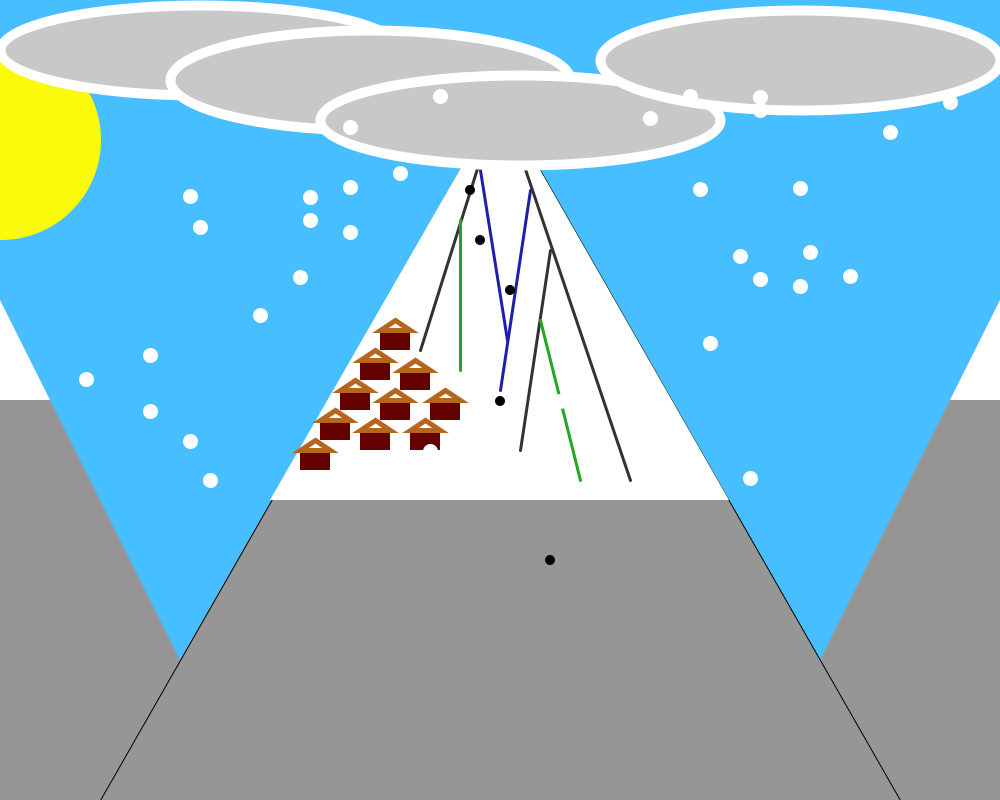
Frame 1 (no input)
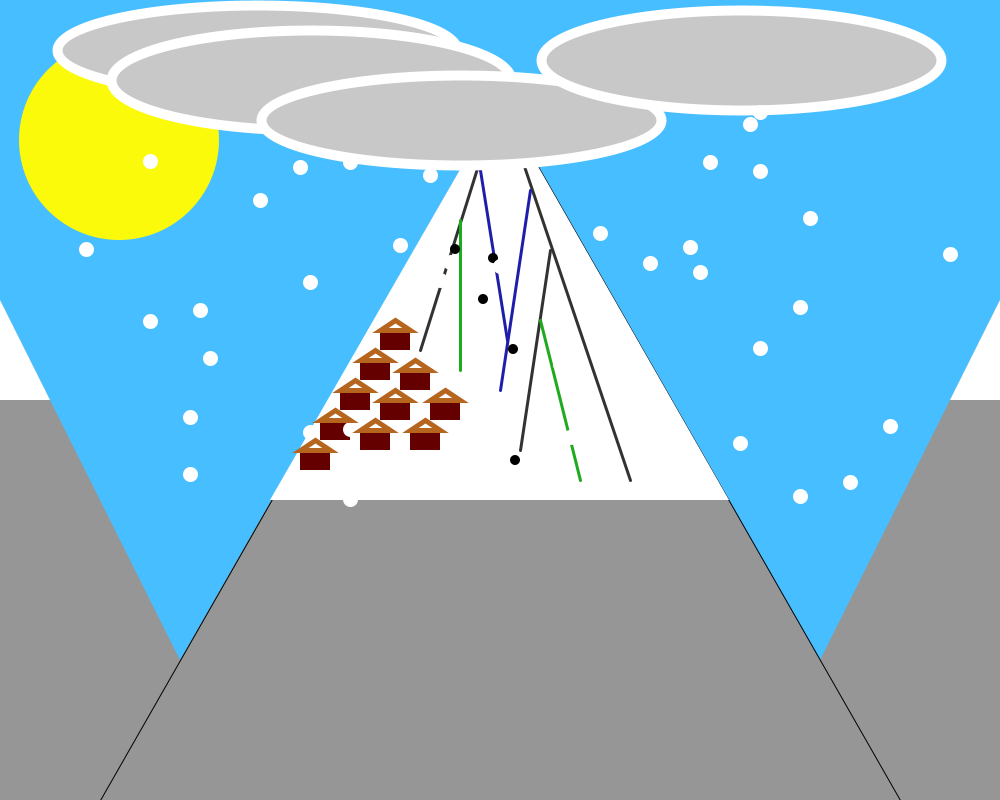
Frame 60 (the mouse pressed at the canvas centre just before this capture)
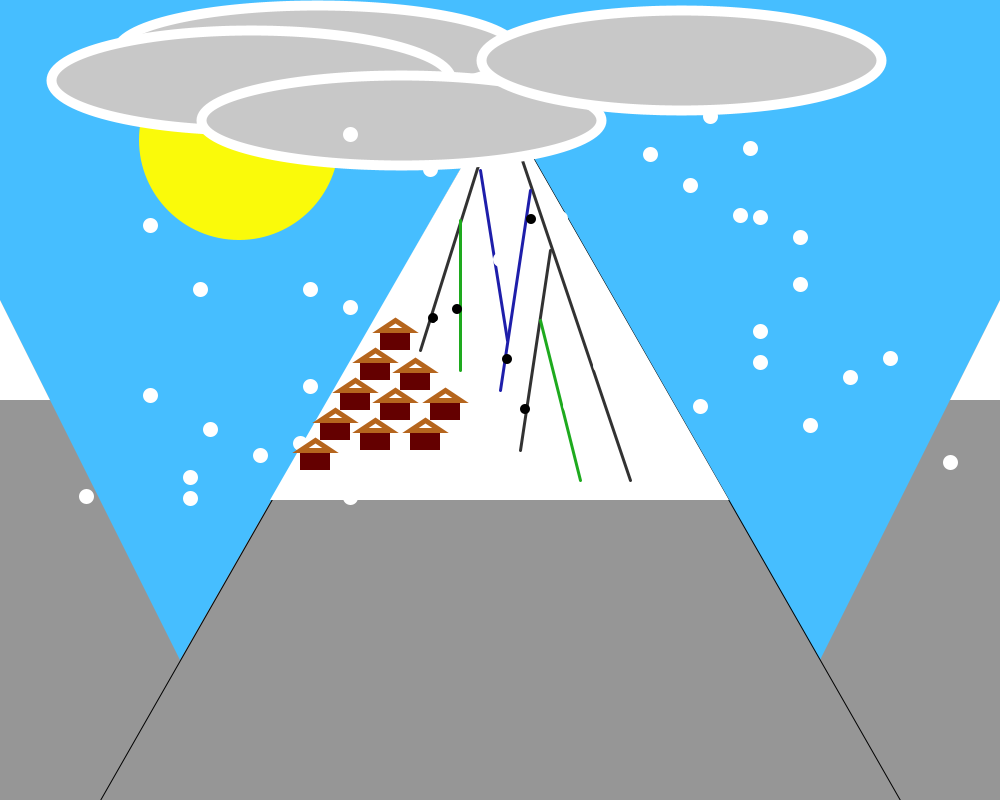
Frame 120 (the mouse held since frame 60 and released just before this capture)

The Processing sketch that drew these frames (run headless with seeded random() and noise(); from frame 60 on, the mouse is pressed at the canvas centre):

// Processing sketch: Zach_Hornfeld_Semester_1_Final_Project_FINAL_VERSION_
// ── Zach_Hornfeld_Semester_1_Final_Project_FINAL_VERSION_.pde
/*
Zach Hornfeld
6/28/22
IntroCS Summer 2022
Description: A singular mountain with the sun rising and setting from one side to the 
other. When the sun sets, the background fades toblack and the moon appears. All 
the while there is an intense, never-ending snowstorm wreaking havoc on a 
small alpine village. Through this erratic weather, there are still some 
crazy skiers and snowboarders out on the slopes, zigzaging in a cool way.

What I learned: I learned quite a bit throughout the process of creating this animation.
For starters, I became much more apt at using if statements and including variables in 
lines of code. One of the main challenges I faced was creating the skiers. I had no idea 
where to begin animating them, but in the end, my solution was to create a pattern of 
oscillating motion while the individual dots moved down at the same rate, but from
different starting points. I also liked how the random Y value generation of snow added 
to the chaos that is often experienced in a snowstorm.

How I could have taken this further: I was given the idea to make the moon move across
the screen the same way the sun did. I thought this was a great idea, though, in the 
end, I had to work out some other bugs in my code, and was not able to do this in time.
I also tried to add a sound effect of wind whipping, though I wasn't able to do this.
Overall, I had a lot of fun with this project, and look forward to making other similar
animations in the future.
*/

int xPos=1;
int xDir=2;
int yPos=1;
int yDir=2;
int cPos=200;
int cDir=-1;
int fPos=370;
int fDir=-1;
int rPos=520;
int rDir=-1;
int kDir=-1;
int kPos=800;

float circleY = 401;
float circleY2 = 240;
float circleY3 = 290;
float circleY4 = 190;
float circleY5 = 560;
float speedY = 1;
float x = 1;
float skiX = 500;
float skiidX=1;
float skiX2=480;
float skiidX2=1;
float skiX3=510;
float skiidX3=1;
float skiX4 = 470;
float skiidX4 = 1;
float skiX5 = 550;
float skiidX5 = 1;



void setup() {
  size(1000,800);
  background(70, 190, 260);

}

void draw() {

background(70, 190, 260);
  fill(250, 250, 10);
noStroke();
ellipse(xPos, 140, 200, 200); //Sun
xPos=xPos+xDir;
  if (xPos>width+1000)
  {
    xPos = -200;
  }               //Responsible for the sun's movement across the sky

 if (xPos>width+100)
 {
   background(0);
     fill(255);
   circle(220, 250, 200);
  fill(0);
   circle(170, 250, 200);
 }               //Says that if the sun is not shown in the frame, then the background turns dark
  if (xPos>800 && xPos<1100)
  {
    background(#fd5e53);
    fill(250, 250, 10);
    ellipse(xPos, 140, 200, 200); //The sunset (background becomes salmon orange/pink
xPos=xPos+xDir;
  }
 

fill(150, 150, 150);
noStroke();
triangle(200, 700, 0, 300, 0, 1000); //Background(left) mountain
triangle(800, 700, 1000, 300, 1000,1000); //Background(right) mountain
strokeWeight(1);
stroke(0);
triangle(100, 800, 500, 100, 900, 800); //The mountain itself



fill(255);
noStroke();
triangle(270, 500, 500, 100, 729, 500); //The mountain's snow cap
triangle(0, 300, 50, 400, 0, 400); //Left mountain snow cap
triangle(1000,300,950,400,1000,400); //Right mountain snow cap

fill(50,50,50);
strokeWeight(3);
stroke(50,50,50);
line(420, 350, 500, 95);
line(630, 480, 500, 95);
line(520, 450, 550, 250); //Black  trails

fill(30,170,30);
stroke(30,170,30);
line(580, 480, 540, 320);
line(460,370,460, 220); //Green trails

fill(30,30,170);
stroke(30,30,170);
line(500, 390, 530, 190);
line(507, 340, 480, 170); //Blue trails

fill(200,200,200);
stroke(255,255,255);
strokeWeight(10);
ellipse(cPos, 50, 400, 90); //Top left cloud
 cPos=cPos+cDir;
  if (cPos>width-200 || cPos<200)
  {
    cDir=-cDir;
  }
ellipse(fPos, 80, 400, 100); //Bottom left cloud
 fPos=fPos+fDir;
  if (fPos>width-200 || fPos<200)
  {
    fDir=-fDir;
  }
ellipse(rPos, 120, 400, 90); //Bottom right cloud
 rPos=rPos+rDir;
  if (rPos>width-200 || rPos<200)
  {
    rDir=-rDir;
  }
ellipse(kPos, 60, 400, 100); //Top right cloud
 kPos=kPos+kDir;
  if (kPos>width-200 || kPos<200)
  {
    kDir=-kDir;
  }



fill(100,00,00);
noStroke();
rect(360, 430, 30, 20);
rect(320, 420, 30, 20);
rect(300, 450, 30, 20);
rect(340, 390, 30, 20);
rect(360, 360, 30, 20);
rect(380, 330, 30, 20);
rect(400, 370, 30, 20);
rect(380, 400, 30, 20);
rect(410, 430, 30, 20);
rect(430, 400, 30, 20); //Slopeside houses 




fill(0);
noStroke();

circle(skiX, circleY, 10); //skier 1
 skiX = skiX + skiidX;
  
  if(skiX > 530) {
    skiidX = -abs(skiidX); 
  }
  if(skiX < 510) {
    skiidX = abs(skiidX); //Lets the skier move side to side
  }

  circleY = circleY + speedY;
  
  if(circleY > 500) {
    circleY = 200; 
  }
  if(circleY < 200) {
    speedY = abs(speedY); //These if statements set the range that the skier can travel down the slope before teleporting back to the top
  }


circle(skiX2, circleY2, 10); //skier2

skiX2 = skiX2 + skiidX2;
  
  if(skiX2 > 510) {
    skiidX2 = -abs(skiidX2); 
  }
  if(skiX2 < 470) 
  {
    skiidX2 = abs(skiidX2); //Lets the skier move side to side
  }

circleY2 = circleY2 + speedY;

 if(circleY2 > 500) 
 {
    circleY2 = 200; 
  }
  if(circleY2 < 200) {
    speedY = abs(speedY); //These if statements set the range that the second skier can travel down the mountain.
  }

circle(skiX3, circleY3, 10); //skier 3

skiX3 = skiX3 + skiidX3;
  
  if(skiX3 > 540) {
    skiidX3 = -abs(skiidX3); 
  }
  if(skiX3 < 490) 
  {
    skiidX3 = abs(skiidX3); //Lets the skier move side to side
  }

circleY3 = circleY3 + speedY;
 if(circleY3 > 500) 
 {
    circleY3 = 200; 
  }
  if(circleY3 < 200) {
    speedY = abs(speedY); //Lets the skier move down the mountain then teleport back to the top.
  }

circle(skiX4, circleY4, 10); //skier 4

skiX4 = skiX4 + skiidX4;
  
  if(skiX4 > 485) {
    skiidX4 = -abs(skiidX4); 
  }
  if(skiX4 < 450) 
  {
    skiidX4 = abs(skiidX4); //Lets the skier move side to side
  }

circleY4 = circleY4 + speedY;
 if(circleY4 > 500) 
 {
    circleY4 = 200; 
  }
  if(circleY4 < 200) {
    speedY = abs(speedY); //Lets the skier move down the mountain then teleport back to the starting location.
  }



circle(skiX5, circleY5, 10); //skier 5

skiX5 = skiX5 + skiidX5;
  
  if(skiX5 > 470) {
    skiidX5 = -abs(skiidX5); 
  }
  if(skiX5 < 430) 
  {
    skiidX5 = abs(skiidX5); //Lets the skier move back and forth
  }

circleY5 = circleY5 + speedY;
 if(circleY5 > 500) 
 {
    circleY5 = 200; 
  }
  if(circleY5 < 200) {
    speedY = abs(speedY); //Lets the 5th skier move down the mountain repeatedly
  }




fill(255);
stroke(255);
strokeWeight(5);
circle(150, random(90,500), 10);
circle(190, random(90,500), 10);
circle(210, random(90,500), 10);
circle(350, random(90,500), 10);
circle(190, random(90,500), 10);
circle(310, random(90,500), 10);
circle(300, random(90,500), 10);
circle(260, random(90,500), 10);
circle(200, random(90,500), 10);
circle(350, random(90,500), 10);
circle(400, random(90,500), 10);
circle(440, random(90,500), 10);
circle(350, random(90,500), 10);
circle(850, random(90,500), 10);
circle(710, random(90,500), 10);
circle(890, random(90,500), 10);
circle(750, random(90,500), 10);
circle(810, random(90,500), 10);
circle(690, random(90,500), 10);
circle(700, random(90,500), 10);
circle(740, random(90,500), 10);
circle(800, random(90,500), 10);
circle(650, random(90,500), 10);
circle(600, random(90,500), 10);
circle(760, random(90,500), 10);
circle(950, random(90,500), 10);
circle(800, random(90,500), 10);
circle(760, random(90,500), 10);
circle(560, random(90,500), 10);
circle(450, random(90,500), 10);
circle(310, random(90,500), 10);
circle(150, random(90,500), 10);
circle(500, random(90,500), 10);
circle(430, random(90,500), 10);
circle(570, random(90,500), 10);
circle(760, random(90,500), 10);
circle(86, random(90,500), 10); //Snowflakes (randomly generated on the Y coordinate)


fill(255);
stroke(181,101,29);
triangle(360,430,375,420,390,430);
triangle(320,420,335,410,350,420);
triangle(300,450,315,440,330,450);
triangle(340,390,355,380,370,390);
triangle(360,360,375,350,390,360);
triangle(380,330,395,320,410,330);
triangle(400,370,415,360,430,370);
triangle(380,400,395,390,410,400);
triangle(410,430,425,420,440,430);
triangle(430,400,445,390,460,400);//Triangle rooves of the village houses
}


/*
Peer editing comments:
1) Maybe make the moon go across the same way the sun did
Response: I will try that if I have time
final verdict: I didn't have time

Something I was going to do but wasn't able to:
1) Add a sound file to the actual animation (I tried but my computer didn't support it -- I have a seperate 
sound effect that I can play on youtube while my animation plays in the background.
*/
